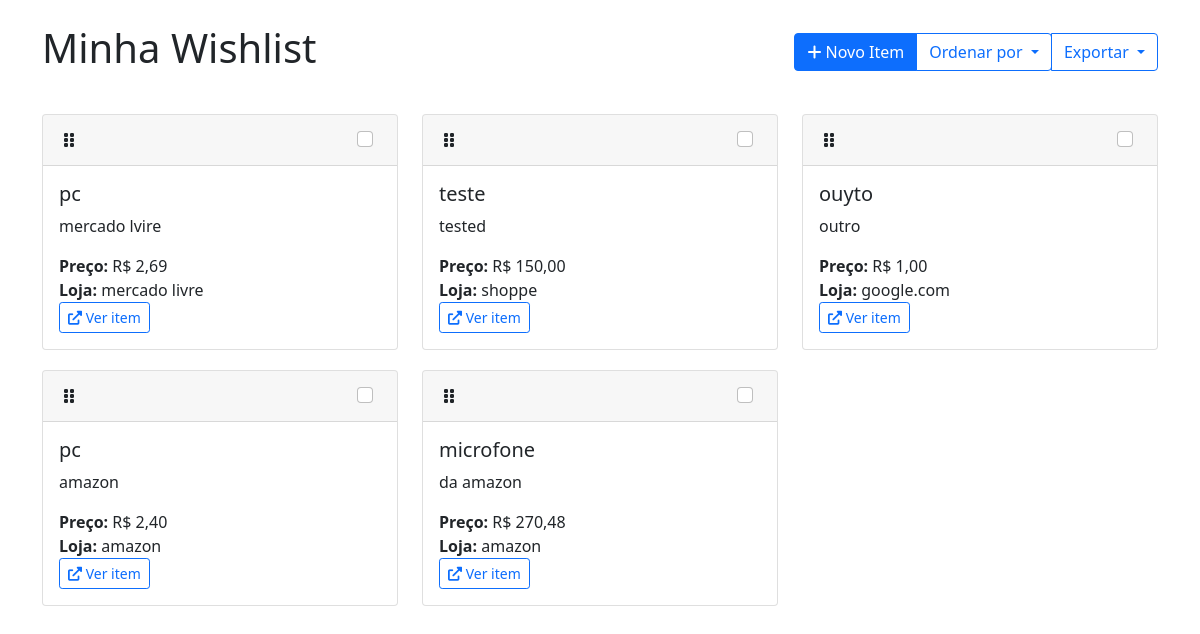
Before: / with the older database file.
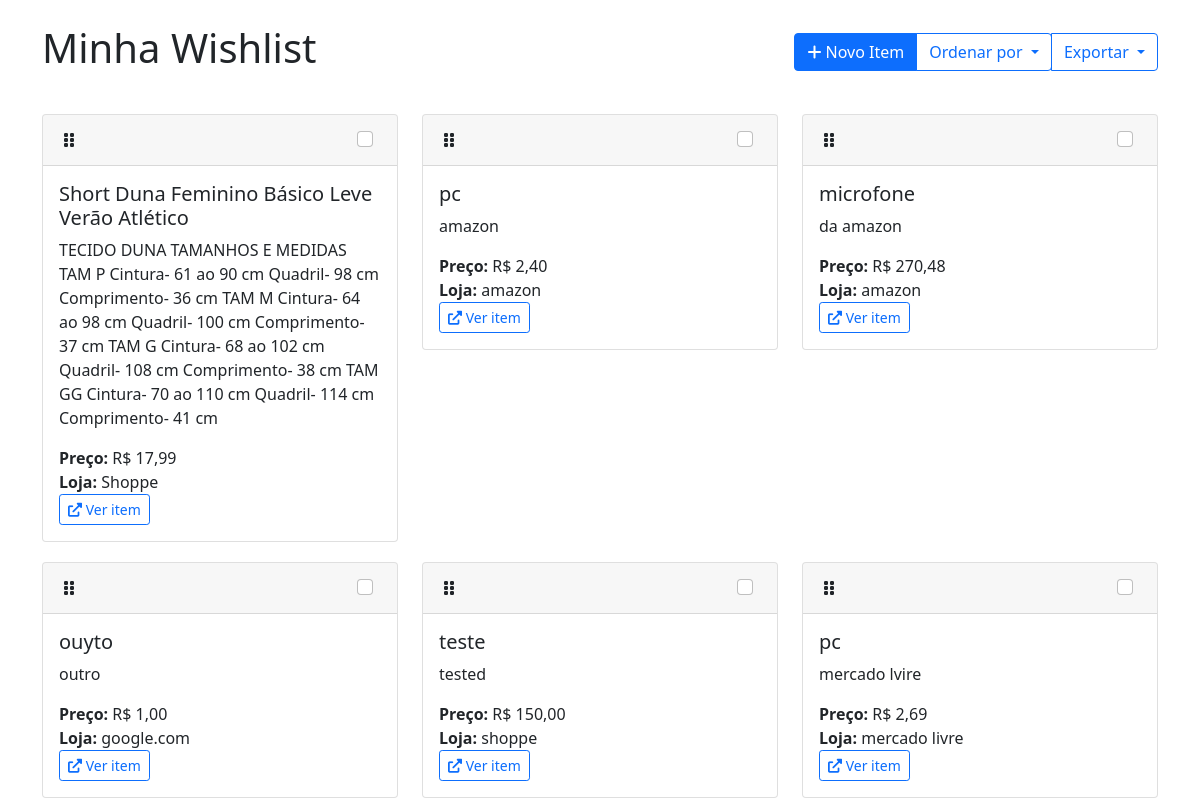
After: the same page with the newer database file.
### apps/wishlist/models.py (models this page shows, shortened)
class WishlistItem(models.Model):
    nome = models.CharField(max_length=200)
    descricao = models.TextField(blank=True)
    preco = models.DecimalField(max_digits=10, decimal_places=2)
    link = models.URLField()
    loja = models.CharField(max_length=100, blank=True)
    status = models.CharField(
        max_length=20,
        choices=[
            ('pendente', 'Pendente'),
            ('em_analise', 'Em Análise'),
            ('comprado', 'Comprado')
        ],
        default='pendente'
    )
    data_adicao = models.DateTimeField(auto_now_add=True)
    ordem_personalizada = models.IntegerField(default=0)
    class Meta:
        ordering = ['ordem_personalizada', 'nome']

### apps/wishlist/views.py (the view)
# urls.py: path('', views.index, name='index'),
def index(request):
    order_by = request.GET.get('order_by', 'ordem_personalizada')
    items = WishlistItem.objects.all().order_by(order_by)
    return render(request, 'wishlist/index.html', {'items': items})

### templates/wishlist/index.html (shortened to what this page needs)
<!DOCTYPE html>
<html lang="pt-br">
<head>
    <link href="https://cdn.jsdelivr.net/npm/bootstrap@5.1.3/dist/css/bootstrap.min.css" rel="stylesheet">
    <link rel="stylesheet" href="https://cdnjs.cloudflare.com/ajax/libs/font-awesome/6.0.0/css/all.min.css">
</head>
<body>
    <div class="container mt-4">
        <div class="d-flex justify-content-between align-items-center mb-4">
            <h1>Minha Wishlist</h1>
            <div class="btn-group">
                <button class="btn btn-primary" data-bs-toggle="modal" data-bs-target="#addItemModal">
                    <i class="fas fa-plus"></i> Novo Item
                </button>
                <button class="btn btn-outline-primary dropdown-toggle" data-bs-toggle="dropdown">
                    Ordenar por
                </button>
                <button class="btn btn-outline-primary dropdown-toggle" data-bs-toggle="dropdown">
                    Exportar
                </button>
            </div>
        </div>
        <div id="wishlist-items" class="row">
            {% for item in items %}
            <div class="col-md-6 col-lg-4 item-card" data-id="{{ item.id }}">
                <div class="card">
                    <div class="card-header d-flex justify-content-between align-items-center">
                        <span class="drag-handle"><i class="fas fa-grip-vertical"></i></span>
                        <div class="form-check">
                            <input type="checkbox" class="form-check-input" {% if item.status == 'comprado' %}checked{% endif %}
                                onchange="updateStatus({{ item.id }}, this.checked)">
                        </div>
                    </div>
                    <div class="card-body">
                        <h5 class="card-title">{{ item.nome }}</h5>
                        <p class="card-text">{{ item.descricao }}</p>
                        <p class="card-text">
                            <strong>Preço:</strong> R$ {{ item.preco }}<br>
                            <strong>Loja:</strong> {{ item.loja }}<br>
                            <a href="{{ item.link }}" target="_blank" class="btn btn-sm btn-outline-primary">
                                <i class="fas fa-external-link-alt"></i> Ver item
                            </a>
                        </p>
                    </div>
                </div>
            </div>
            {% endfor %}
        </div>
    </div>
</body>
</html>

### templates/wishlist/index.html (style rules this page uses)
.item-card { margin: 10px 0; }
.drag-handle { cursor: move; padding: 5px; }

Changed rows visible on the page:
added WishlistItem: nome "Short Duna Feminino Básico Leve Verão Atlético", descricao "TECIDO DUNA TAMANHOS E MEDIDAS TAM P Cintura- 61 ao 90 cm Quadril- 98 cm Comprimento- 36 cm TAM M Cintura- 64 ao 98 cm Quadril- 100 cm Comprimento- 37 cm TAM G Cintura- 68 ao 102 cm Quadril- 108 cm Comprimento- 38 cm TAM GG Cintura- 70 ao 110 cm Quadril- 114 cm Comprimento- 41 cm", preco "17,99", loja "Shoppe"
changed WishlistItem "ouyto": moves down the list
changed WishlistItem "teste": moves down the list
changed WishlistItem "mercado lvire": moves down the list
